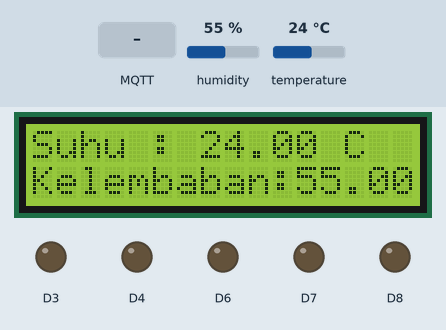
The sketch below on a simulated ESP8266 (NodeMCU). Parts: 16×2 character LCD, output pins drawn as LEDs (lit = HIGH). The test bench sets the inputs (shaded band); at power-on: humidity 55 %, temperature 24 °C. WiFi joins after 1.5 s; servers stay silent unless stated; no MQTT or app messages arrive unless stated; what the sketch prints to the serial monitor is not drawn.

Above: at 2.3 s.
2.4 s: MQTT message "D3=1" arrives on the first subscribed topic
At 3.9 s:
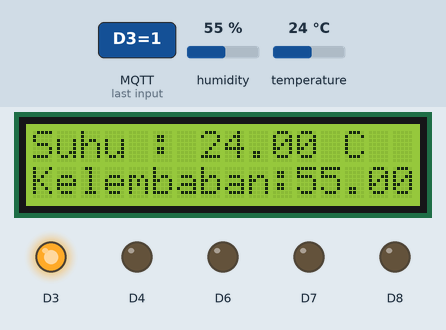
4.2 s: humidity set to 22 %
At 7.0 s:
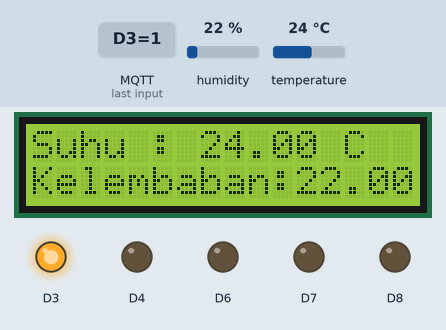
7.4 s: temperature set to 12 °C
At 9.2 s:
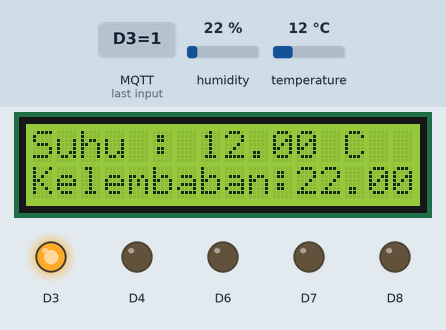
9.5 s: humidity set to 40 %
At 10.7 s:
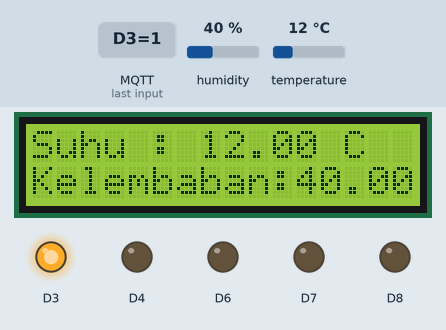
13.8 s: temperature set to 19 °C
At 15.0 s:
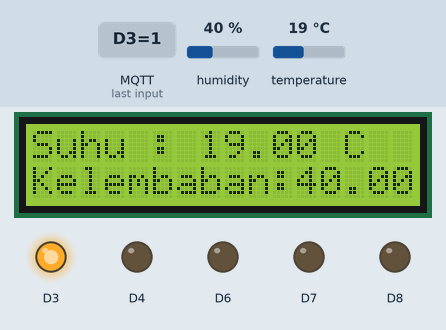
Timing chart, 0 to 16.8 s (numbered marks = the images above; inputs shaded):
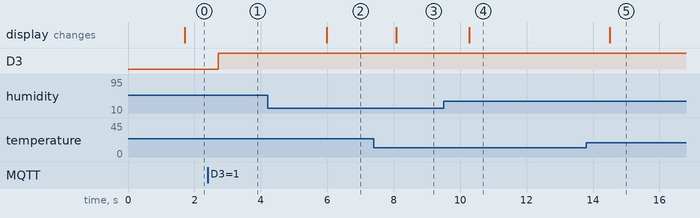

Measured:
- after the input at 2.4 s, D3: LOW → HIGH after 0.31 s
- after the input at 4.2 s, the display: changes after 1.8 s (image 2)
- after the input at 7.4 s, the display: changes after 0.68 s (image 3)
- after the input at 9.5 s, the display: changes after 0.77 s (image 4)
- after the input at 13.8 s, the display: changes after 0.70 s (image 5)

The sketch:

allin.ino
```cpp
#include <EEPROM.h>
#include <ESP8266WiFi.h>
#include <PubSubClient.h>
#include <Wire.h>
// #include <Adafruit_INA219.h>
#include <stdlib.h>
#include <Wire.h>
#include <LiquidCrystal_I2C.h>
#include "DHT.h"
#define DHTPIN D5
#define DHTTYPE DHT11

DHT dht(DHTPIN, DHTTYPE);
LiquidCrystal_I2C lcd(0x27, 16, 2);

// Connect to the WiFi
const char* ssid = "Ibu Muayati";
const char* password = "123456.,.";
const char* mqtt_server = "riset.revolusi-it.com";
const char* user_mqtt="usm";
const char* pass_mqtt="rahasia234";

// const char* mqtt_server = "riset.revolusi-it.com";
const char* topik = "iot/G.211.21.0040";

int stat_D0,stat_D1,stat_D2,stat_D3,stat_D4,stat_D5,stat_D6,stat_D7,stat_D8;

WiFiClient espClient;
PubSubClient client(espClient);
String messages;
String messages2;

void callback(char* topic, byte* payload, unsigned int length) {

 Serial.print("Pesan dari MQTT [");
 Serial.print(topic);
 Serial.print("] ");
 messages="";
 for (int i=0;i<length;i++) { // susun jadi string saja...
  char receivedChar = (char)payload[i];
  messages=messages+(char)payload[i]; // ambil pesannya masukkan dalam string
  }
  // set isi variabel lampu;
  if(messages=="D0=1") { stat_D0=1; }
  if(messages=="D0=0") { stat_D0=0; }
  if(messages=="D1=1") { stat_D1=1; }
  if(messages=="D1=0") { stat_D1=0; }
  if(messages=="D2=1") { stat_D2=1; }
  if(messages=="D2=0") { stat_D2=0; }
  if(messages=="D3=1") { stat_D3=1; }
  if(messages=="D3=0") { stat_D3=0; }
  if(messages=="D4=1") { stat_D4=1; }
  if(messages=="D4=0") { stat_D4=0; }
  if(messages=="D5=1") { stat_D5=1; }
  if(messages=="D5=0") { stat_D5=0; }
  if(messages=="D6=1") { stat_D6=1; }
  if(messages=="D6=0") { stat_D6=0; }
  if(messages=="D7=1") { stat_D7=1; }
  if(messages=="D7=0") { stat_D7=0; }
  if(messages=="D8=1") { stat_D8=1; }
  if(messages=="D8=0") { stat_D8=0; }
  Serial.println(messages);
}


void reconnect() {
 // Loop until we're reconnected
 while (!client.connected()) {
 Serial.print("Menghubungkan diri ke MQTT Server : "+(String)mqtt_server);
 // Attempt to connect
 if (client.connect("G.211.21.0040",user_mqtt,pass_mqtt)) {
  Serial.println("connected");
  // ... and subscribe to topic
  client.subscribe(topik);
 } else {
  Serial.print("failed, rc=");
  Serial.print(client.state());
  Serial.println(" coba lagi dalam 5 detik...");
  // Wait 5 seconds before retrying
  delay(5000);
  }
 }
}


void cek_suhu_print_lcd()
{

  float h = dht.readHumidity();
  float t = dht.readTemperature();
  lcd.setCursor(0, 0);
  lcd.print("Suhu : " + String(t) + " C");
  lcd.setCursor(0, 1);
  lcd.print("Kelembaban:" + String(h));
}

String cek_suhu()
{
  float h = dht.readHumidity();
  float t = dht.readTemperature();
  lcd.setCursor(0, 0);
  lcd.print("Suhu : " + String(t) + " C");
  lcd.setCursor(0, 1);
  lcd.print("Kelembaban:" + String(h));
  return String(t)+","+String(h);
}

void eksekusi_pin()
{
// gunakan variabel global stat_D0 s/d stat_D8
digitalWrite(D0,stat_D0);
digitalWrite(D1,stat_D1);
digitalWrite(D2,stat_D2);
digitalWrite(D3,stat_D3);
digitalWrite(D4,stat_D4);
digitalWrite(D5,stat_D5);
digitalWrite(D6,stat_D6);
digitalWrite(D7,stat_D7);
digitalWrite(D8,stat_D8);
}

String jsonStatus()
{
  String messagesStatus;
  messagesStatus=  "{D0:"+(String)stat_D0+
                   ",D1:"+(String)stat_D1+
                   ",D2:"+(String)stat_D2+
                   ",D3:"+(String)stat_D3+
                   ",D4:"+(String)stat_D4+
                   ",D5:"+(String)stat_D5+
                   ",D6:"+(String)stat_D6+
                   ",D7:"+(String)stat_D7+
                   ",D8:"+(String)stat_D8+
                   "}";

  return messagesStatus;
}

void konek_wifi()
{
WiFi.begin(ssid, password);
  while (WiFi.status() != WL_CONNECTED) {
    delay(500);
    Serial.print(".");
  }
  Serial.println("");
  Serial.println("WiFi connected");
}

 // ------------------------------- begin --------------------------------------- //
void setup()
{
 Serial.begin(9600);

 client.setServer(mqtt_server, 1883);
 client.setCallback(callback);
 // setting pin nya
 pinMode(D3, OUTPUT); pinMode(D4, OUTPUT); pinMode(D5, OUTPUT);  pinMode(D6, OUTPUT); pinMode(D7, OUTPUT);  pinMode(D8, OUTPUT);

Wire.begin();  // aktivasi D1, D2 sebagai i2c
  lcd.begin(16, 2);

  lcd.backlight();
  dht.begin();
}

void loop()
{

 if(WiFi.status() != WL_CONNECTED) { konek_wifi(); } // jika tidak konek wifi maka di reconnect
 if (!client.connected()) { reconnect(); } // reconnect apabila belum konek

 client.loop();
 eksekusi_pin();
 messages2=cek_suhu();
 cek_suhu_print_lcd();
 // Serial.println(messages2);
 // perhatikan cara ngirim variabel string lewat client.publish ini gak bisa langsung...
 char attributes[100];
 messages2.toCharArray(attributes, 100);
 // cek_suhu_print_lcd();
// if(messages=="kirim_status") { client.publish(topik,attributes,true); }
client.publish(topik,attributes,true);
delay(1000);

}
```
